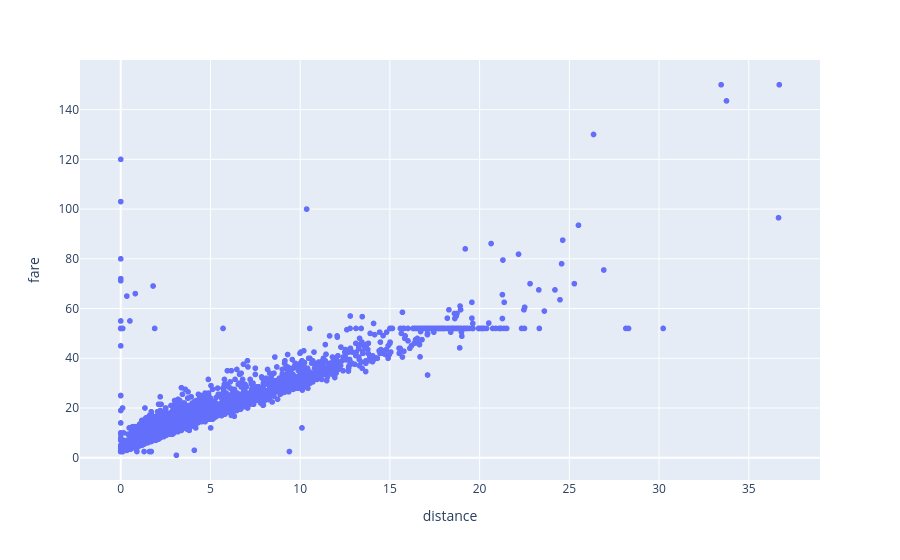

The notebook cell saved with this chart:
### Markdown cell above
## Linear Regression

### Code cell
import plotly.express as px

px.scatter(df, x='distance', y='fare')

### Figure 1 — Plotly figure (JSON) as saved in the notebook; plotly's stock layout.template omitted (floating-point values rounded to 4 significant figures; data arrays with more than 128 entries replaced by an {"elided": "..."} marker saying what was removed)
{"data": [{"hovertemplate": "distance=%{x}<br>fare=%{y}<extra></extra>", "legendgroup": "", "marker": {"color": "#636efa", "symbol": "circle"}, "mode": "markers", "name": "", "showlegend": false, "type": "scattergl", "x": {"elided": "6433 float values"}, "xaxis": "x", "y": {"elided": "6433 float values"}, "yaxis": "y"}], "layout": {"legend": {"tracegroupgap": 0}, "margin": {"t": 60}, "xaxis": {"anchor": "y", "domain": [0, 1], "title": {"text": "distance"}}, "yaxis": {"anchor": "x", "domain": [0, 1], "title": {"text": "fare"}}}}
